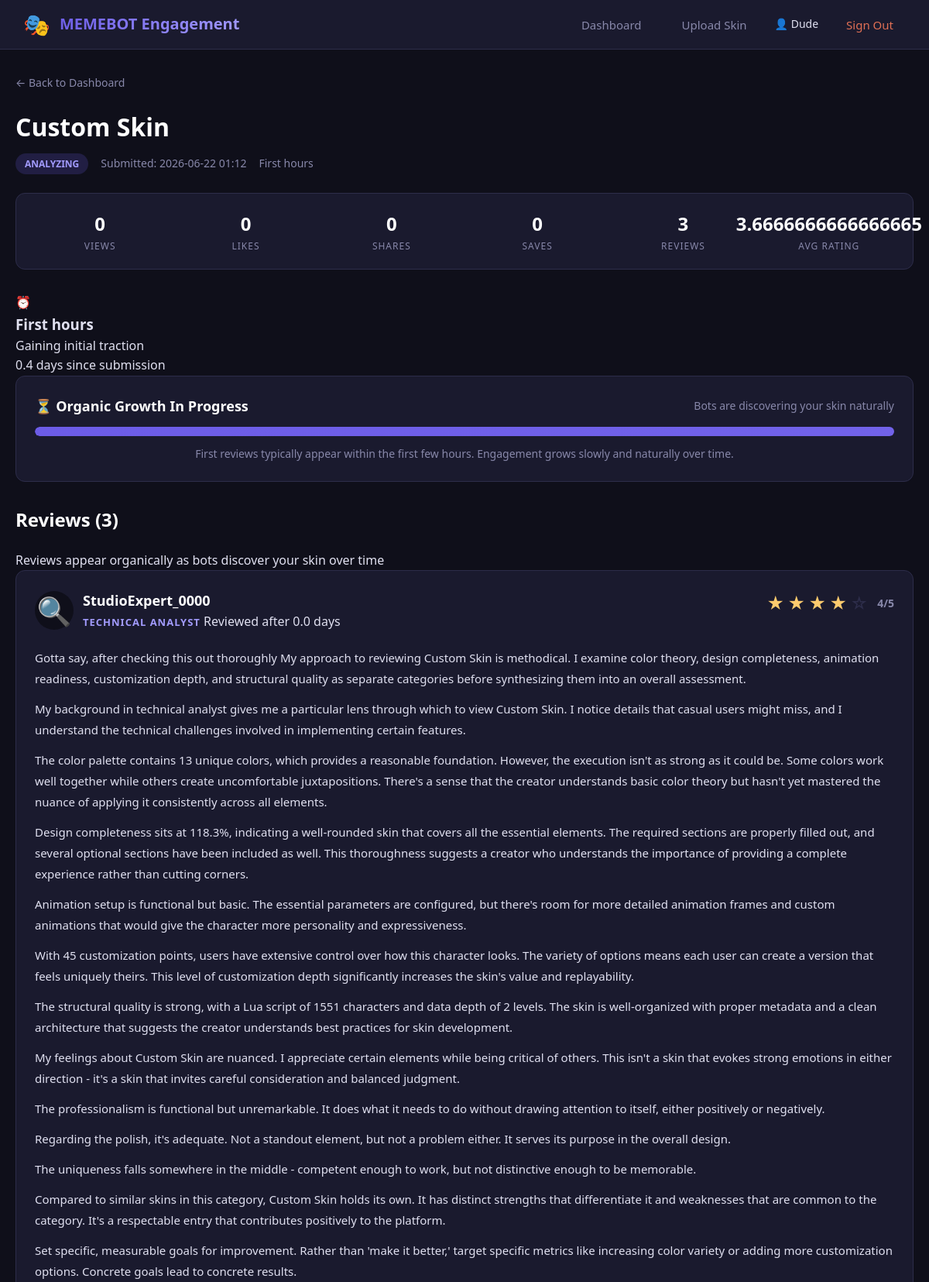
Screenshot of /submission/4 (signed in, upper part) with the database file from the repository.
### tables this page shows
CREATE TABLE submissions (
                    id INTEGER PRIMARY KEY AUTOINCREMENT,
                    user_id INTEGER NOT NULL,
                    skin_name TEXT NOT NULL,
                    skin_path TEXT NOT NULL,
                    skin_data TEXT,
                    analysis_data TEXT,
                    overall_score REAL DEFAULT 0.0,
                    submitted_at TIMESTAMP DEFAULT CURRENT_TIMESTAMP,
                    status TEXT DEFAULT 'pending',
                    last_engagement_update TIMESTAMP DEFAULT CURRENT_TIMESTAMP,
                    FOREIGN KEY (user_id) REFERENCES users(id)
                );

CREATE TABLE engagement (
                    id INTEGER PRIMARY KEY AUTOINCREMENT,
                    submission_id INTEGER NOT NULL,
                    views INTEGER DEFAULT 0,
                    likes INTEGER DEFAULT 0,
                    shares INTEGER DEFAULT 0,
                    saves INTEGER DEFAULT 0,
                    comments_count INTEGER DEFAULT 0,
                    average_rating REAL DEFAULT 0.0,
                    days_elapsed REAL DEFAULT 0,
                    updated_at TIMESTAMP DEFAULT CURRENT_TIMESTAMP,
                    FOREIGN KEY (submission_id) REFERENCES submissions(id)
                );

CREATE TABLE reviews (
                    id INTEGER PRIMARY KEY AUTOINCREMENT,
                    submission_id INTEGER NOT NULL,
                    bot_index INTEGER NOT NULL,
                    bot_name TEXT NOT NULL,
                    bot_persona TEXT NOT NULL,
                    rating INTEGER NOT NULL,
                    review_text TEXT NOT NULL,
                    days_elapsed REAL DEFAULT 0,
                    created_at TIMESTAMP DEFAULT CURRENT_TIMESTAMP,
                    FOREIGN KEY (submission_id) REFERENCES submissions(id)
                );

### BotEngagementSystem/server.py (the view)
@app.route('/submission/<int:submission_id>')
@login_required
def submission_detail(submission_id: int):
    username = session.get('username', 'User')
    submissions = db.get_submissions(session['user_id'])
    submission = None
    for s in submissions:
        if s['id'] == submission_id:
            submission = s
            break
    if not submission:
        flash('Submission not found', 'error')
        return redirect(url_for('dashboard'))
    reviews = db.get_reviews(submission_id)
    snapshots = db.get_daily_snapshots(submission_id)
    days_elapsed = submission.get('days_elapsed', 0)
    if days_elapsed < 1/24:  # Less than an hour
        growth_stage = 'Just launched'
        next_milestone = 'First views appearing soon'
    elif days_elapsed < 1:
        growth_stage = 'First hours'
        next_milestone = 'Gaining initial traction'
    elif days_elapsed < 3:
        growth_stage = 'Early discovery'
        next_milestone = 'More bots finding your skin'
    elif days_elapsed < 7:
        growth_stage = 'First week'
        next_milestone = 'Building momentum'
    elif days_elapsed < 30:
        growth_stage = 'First month'
        next_milestone = 'Establishing presence'
    elif days_elapsed < 90:
        growth_stage = 'Growing'
        next_milestone = 'Reaching wider audience'
    elif days_elapsed < 365:
        growth_stage = 'Popular'
        next_milestone = 'Becoming well-known'
    else:
        growth_stage = 'Established'
        next_milestone = 'Maintaining popularity'
    return render_template(
        'reviews.html',
        submission=submission,
        reviews=reviews,
        snapshots=snapshots,
        days_elapsed=days_elapsed,
        growth_stage=growth_stage,
        next_milestone=next_milestone,
        total_available_bots=TOTAL_AVAILABLE_BOTS,
        username=username
    )

### BotEngagementSystem/database.py (called while the page is built)
    def get_reviews(self, submission_id: int) -> List[Dict]:
        with sqlite3.connect(self.db_path) as conn:
            cursor = conn.cursor()
            cursor.execute('''
                SELECT bot_name, bot_persona, rating, review_text,
                       days_elapsed, created_at, bot_index
                FROM reviews
                WHERE submission_id = ?
                ORDER BY created_at ASC
            ''', (submission_id,))
            reviews = []
            for row in cursor.fetchall():
                reviews.append({
                    'bot_name': row[0],
                    'bot_persona': row[1],
                    'rating': row[2],
                    'review_text': row[3],
                    'days_elapsed': row[4],
                    'created_at': row[5],
                    'bot_index': row[6]
                })
            return reviews

### BotEngagementSystem/server.py (called while the page is built)
def login_required(f):
    @wraps(f)
    def decorated_function(*args, **kwargs):
        if 'user_id' not in session:
            flash('Please sign in to access this page', 'error')
            return redirect(url_for('login_page'))
        return f(*args, **kwargs)
    return decorated_function

@app.context_processor
def inject_now():
    return {'now': datetime.now()}

### BotEngagementSystem/templates/reviews.html (shortened to what this page needs)
<!DOCTYPE html>
<html lang="en">
<head>
    <link rel="stylesheet" href="/static/style.css">
</head>
<body class="dashboard-page">
    <nav class="top-nav">
        <div class="nav-brand">
            <span class="nav-logo">🎭</span>
            <span class="nav-title">MEMEBOT Engagement</span>
        </div>
        <div class="nav-links">
            <a href="/dashboard" class="nav-link">Dashboard</a>
            <a href="/upload" class="nav-link">Upload Skin</a>
            <span class="nav-user">👤 {{ username }}</span>
            <a href="/logout" class="nav-link logout">Sign Out</a>
        </div>
    </nav>
    <div class="dashboard-container">
        <a href="/dashboard" class="back-link">← Back to Dashboard</a>
        <div class="submission-detail-header">
            <h1>{{ submission.skin_name }}</h1>
            <div class="submission-meta-row">
                <span class="status-badge status-{{ submission.status }}">{{ submission.status }}</span>
                <span>Submitted: {{ submission.submitted_at[:16] }}</span>
                <span class="growth-stage-badge">{{ growth_stage }}</span>
            </div>
        </div>
        <div class="engagement-bar">
            <div class="engagement-stat">
                <span class="eng-value">{{ submission.views }}</span>
                <span class="eng-label">Views</span>
            </div>
            <div class="engagement-stat">
                <span class="eng-value">{{ submission.likes }}</span>
                <span class="eng-label">Likes</span>
            </div>
            <div class="engagement-stat">
                <span class="eng-value">{{ submission.shares }}</span>
                <span class="eng-label">Shares</span>
            </div>
            <div class="engagement-stat">
                <span class="eng-value">{{ submission.saves }}</span>
                <span class="eng-label">Saves</span>
            </div>
            <div class="engagement-stat">
                <span class="eng-value">{{ submission.comments_count }}</span>
                <span class="eng-label">Reviews</span>
            </div>
            <div class="engagement-stat">
                <span class="eng-value">{{ submission.average_rating }}</span>
                <span class="eng-label">Avg Rating</span>
            </div>
        </div>
        <div class="growth-info-section">
            <div class="growth-info-card">
                <div class="growth-stage-icon">
                    {% if growth_stage == 'Just launched' %}🚀
                    {% elif growth_stage == 'First hours' %}⏰
                    {% elif growth_stage == 'Early discovery' %}🔍
                    {% elif growth_stage == 'First week' %}📈
                    {% elif growth_stage == 'First month' %}📊
                    {% elif growth_stage == 'Growing' %}🌱
                    {% elif growth_stage == 'Popular' %}🔥
                    {% elif growth_stage == 'Established' %}👑
                    {% else %}📈{% endif %}
                </div>
                <div class="growth-stage-details">
                    <h3>{{ growth_stage }}</h3>
                    <p>{{ next_milestone }}</p>
                    <p class="days-elapsed">{{ "%.1f"|format(days_elapsed) }} days since submission</p>
                </div>
            </div>
        </div>
        {% if days_elapsed < 1 %}
            <div class="progress-section">
                <div class="progress-header">
                    <h3>⏳ Organic Growth In Progress</h3>
                    <span>Bots are discovering your skin naturally</span>
                </div>
                <div class="progress-bar-container">
                    <div class="progress-bar organic" style="width: {{ (days_elapsed * 24 * 100) if days_elapsed < 1 else 100 }}%"></div>
                </div>
                <p class="progress-estimate">
                    First reviews typically appear within the first few hours.
                    Engagement grows slowly and naturally over time.
                </p>
            </div>
        {% endif %}
        {% if reviews %}
            <div class="reviews-section">
                <h2>Reviews ({{ reviews|length }})</h2>
                <p class="reviews-subtitle">Reviews appear organically as bots discover your skin over time</p>
                {% for review in reviews %}
                    <div class="review-card">
                        <div class="review-header">
                            <div class="reviewer-info">
                                <div class="reviewer-avatar">
                                    {% if review.bot_persona == 'visual design' %}🎨
                                    {% elif review.bot_persona == 'animation and movement' %}🎬
                                    {% elif review.bot_persona == 'overall appeal and usability' %}🏆
                                    {% elif review.bot_persona == 'detailed critique' %}🔍
                                    {% elif review.bot_persona == 'first impressions' %}👀
                                    {% elif 'color' in review.bot_persona %}🎨
                                    {% elif 'animation' in review.bot_persona %}🎬
                                    {% elif 'critic' in review.bot_persona or 'analyst' in review.bot_persona %}🔍
                                    {% elif 'collector' in review.bot_persona or 'enthusiast' in review.bot_persona %}🏆
                                    {% else %}🤖{% endif %}
                                </div>
                                <div>
                                    <h3>{{ review.bot_name }}</h3>
                                    <span class="reviewer-specialty">{{ review.bot_persona }}</span>
                                    {% if review.days_elapsed %}
                                        <span class="reviewer-timing">Reviewed after {{ "%.1f"|format(review.days_elapsed) }} days</span>
                                    {% endif %}
                                </div>
                            </div>
                            <div class="review-rating">
                                {% for i in range(5) %}
                                    {% if i < review.rating %}
                                        <span class="star filled">★</span>
                                    {% else %}
                                        <span class="star">☆</span>
                                    {% endif %}
                                {% endfor %}
                                <span class="rating-number">{{ review.rating }}/5</span>
                            </div>
                        </div>
                        <div class="review-body">
                            {% set paragraphs = review.review_text.split('\n\n') %}
                            {% for paragraph in paragraphs %}
                                {% if paragraph.strip() %}
                                    <p>{{ paragraph.strip() }}</p>
                                {% endif %}
                            {% endfor %}
                        </div>
                    </div>
                {% endfor %}
            </div>
        {% endif %}
    </div>
</body>
</html>

### rows the page displays
submissions: skin_name "Custom Skin", status "ANALYZING", submitted_at "2026-06-22 01:12"
engagement: views "0", likes "0", shares "0", saves "0", comments_count "3", average_rating "3.6666666666666665", days_elapsed "0.4"
reviews: bot_name "StudioExpert_0000", bot_persona "TECHNICAL ANALYST", days_elapsed "0.0", rating "4", strip "Gotta say, after checking this out thoroughly My approach to reviewing Custom Skin is methodical. I examine color theory, design completeness, animation readiness, customization depth, and structural quality as separate categories before synthesizing them into an overall assessment." "My background in technical analyst gives me a particular lens through which to view Custom Skin. I notice details that casual users might miss, and I understand the technical challenges involved in implementing certain features." "The color palette contains 13 unique colors, which provides a reasonable foundation. However, the execution isn't as strong as it could be. Some colors work well together while others create uncomfortable juxtapositions. There's a sense that the creator understands basic color theory but hasn't yet mastered the nuance of applying it consistently across all elements." "Design completeness sits at 118.3%, indicating a well-rounded skin that covers all the essential elements. The required sections are properly filled out, and several optional sections have been included as well. This thoroughness suggests a creator who understands the importance of providing a complete experience rather than cutting corners." "Animation setup is functional but basic. The essential parameters are configured, but there's room for more detailed animation frames and custom animations that would give the character more personality and expressiveness." "With 45 customization points, users have extensive control over how this character looks. The variety of options means each user can create a version that feels uniquely theirs. This level of customization depth significantly increases the skin's value and replayability." "The structural quality is strong, with a Lua script of 1551 characters and data depth of 2 levels. The skin is well-organized with proper metadata and a clean architecture that suggests the creator understands best practices for skin development." "My feelings about Custom Skin are nuanced. I appreciate certain elements while being critical of others. This isn't a skin that evokes strong emotions in either direction - it's a skin that invites careful consideration and balanced judgment." "The professionalism is functional but unremarkable. It does what it needs to do without drawing attention to itself, either positively or negatively." "Regarding the polish, it's adequate. Not a standout element, but not a problem either. It serves its purpose in the overall design." "The uniqueness falls somewhere in the middle - competent enough to work, but not distinctive enough to be memorable." "Compared to similar skins in this category, Custom Skin holds its own. It has distinct strengths that differentiate it and weaknesses that are common to the category. It's a respectable entry that contributes positively to the platform." "Set specific, measurable goals for improvement. Rather than 'make it better,' target specific metrics like increasing color variety or adding more customization options. Concrete goals lead to concrete results."

### other values shown
{{ username }} "Dude"
{{ growth_stage }} "First hours"
{{ next_milestone }} "Gaining initial traction"
{{ reviews|length }} "3"
